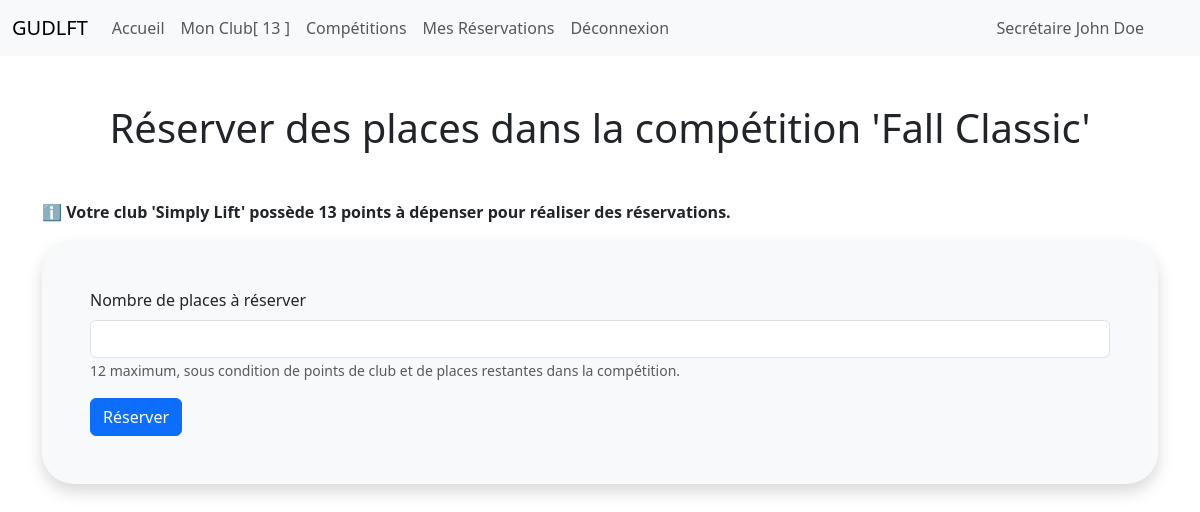
/reservations/2/create (signed in), run on the app's committed database.
### club_app/models/club.py (models this page shows, shortened)
class Club(db.Model, CrudMixin):
    id = db.Column(db.Integer, primary_key=True)
    secretary_id = db.Column(
        db.Integer, db.ForeignKey("user.id"), nullable=True, unique=True
    )
    name = db.Column(db.String(128), nullable=False, unique=True)
    points = db.Column(db.Integer, default=10, nullable=False)
    is_activated = db.Column(db.Boolean, default=True)
    created_time = db.Column(db.DateTime, default=datetime.utcnow)

### authentication_app/models/user.py (models this page shows, shortened)
class User(db.Model, CrudMixin, UserMixin):
    IMAGE_PATH = "img/profile_photo/"
    id = db.Column(db.Integer, primary_key=True)
    role = db.Column(db.Enum("admin", "secretary"), nullable=False)
    first_name = db.Column(db.String(128), nullable=False)
    last_name = db.Column(db.String(128), nullable=False)
    birthdate = db.Column(db.Date, nullable=False)
    email = db.Column(db.String(128), unique=True, nullable=False)
    password = db.Column(db.String(128), nullable=True)
    is_activated = db.Column(db.Boolean, default=True)
    image = db.Column(db.String(255), nullable=True)
    token = db.Column(db.String(100), nullable=True, unique=True)
    token_expiration_date = db.Column(db.DateTime, nullable=True)
    created_time = db.Column(db.DateTime, default=datetime.utcnow)
    @property
    def is_admin(self) -> bool:
        return self.role == "admin"

### competition_app/models/competition.py (models this page shows, shortened)
class Competition(db.Model, CrudMixin):
    id = db.Column(db.Integer, primary_key=True)
    name = db.Column(db.String(128), nullable=False, unique=True)
    start_date = db.Column(db.DateTime, nullable=False)
    capacity = db.Column(db.Integer, default=50, nullable=False)
    created_time = db.Column(db.DateTime, default=datetime.utcnow())

### competition_app/views/authenticated.py (the view, shortened to what this page needs)
class CreateReservation(MethodView):
    decorators = [login_required]
    def get(self, id):
        form = CreateReservationForm()
        club = Club.query.filter_by(secretary_id=current_user.id).first()
        competition = Competition.query.get(id)
        reservation = Reservation.query.filter_by(
            club_id=club.id, competition_id=competition.id
        ).first()
        if not club:
            """ if current_user has no club """
            return redirect(url_for("competition_app_authenticated.list_competitions"))
        if not competition:
            """ if the competition does not exists """
            flash("Aucune compétition trouvée !", "error")
            return redirect(url_for("competition_app_authenticated.list_competitions"))
        if reservation:
            flash(
                "Votre club ne peut réaliser qu'une réservation par compétition !",
                "error",
            )
            return redirect(url_for("competition_app_authenticated.list_competitions"))
        return render_template(
            "competition_form.html", form=form, club=club, competition=competition
        )

### competition_app/forms/authenticated.py
class CreateReservationForm(MixinNumberOfSpots):
    submit = SubmitField("Réserver")

### competition_app/templates/competition_form.html
{% extends "form.html" %}
{% block title %}
    {% include 'partials/competition_form_title.html' %}
{% endblock %}

### templates/partials/nav.html (shortened to what this page needs)
<nav class="navbar navbar-expand-lg bg-body-tertiary">
    <div class="container-fluid">
        <a class="navbar-brand" href="{{url_for('club_app_public.list_clubs')}}">GUDLFT</a>
      <div class="collapse navbar-collapse" id="navbarNavAltMarkup">
        <div class="navbar-nav">
          <a class="nav-link" aria-current="page" href="{{url_for('club_app_public.list_clubs')}}">
            Accueil
          </a>
          {%  if current_user.is_authenticated %}
            {% if not current_user.is_admin  %}
              {% if club %}
                <a class="nav-link" href="{{url_for('club_app_authenticated.my_club')}}">Mon Club[ {{club.points}} ]</a>
              {% else %}
                <a class="nav-link" href="{{url_for('club_app_authenticated.my_club')}}">Mon Club</a>
              {% endif %}
              <a class="nav-link" href="{{ url_for('competition_app_authenticated.list_competitions') }}">Compétitions</a>
              <a class="nav-link" href="{{ url_for('competition_app_authenticated.list_reservations')}}">Mes Réservations</a>
            {% endif %}
            <a class="nav-link" href="{{url_for('authentication_app_public.logout')}}">Déconnexion</a>
          {% else %}
            <a class="nav-link" href="{{url_for('authentication_app_public.login')}}">Connexion</a>
            <a class="nav-link" href="{{url_for('authentication_app_public.signup')}}">S'inscrire</a>
          {% endif %}
          {% if current_user.is_authenticated %}
            <a class="nav-link d-none d-xl-block d-lg-block position-absolute top-0 end-0 me-5 mt-2" href="{{ url_for('authentication_app_authenticated.my_profile') }}">
                {{ "Administrateur" if current_user.is_admin  else "Secrétaire" }} {{ current_user.first_name }} {{ current_user.last_name }}
            </a>
          {% else %}
            <a class="nav-link d-none d-xl-block d-lg-block position-absolute top-0 end-0 me-5 mt-2" href="{{ url_for('authentication_app_public.forgotten_password') }}">
              Mot de passe oublié
            </a>
          {% endif %}
        </div>
      </div>
    </div>
  </nav>

### competition_app/templates/partials/competition_form_title.html (shortened to what this page needs)
{% if competition %}
  <h1 class="my-5 text-center">Réserver des places dans la  compétition '{{competition.name}}'</h1>
  {% if club %}
    <p class="fw-bold">ℹ️ Votre club '{{club.name}}' possède {{club.points}} {{"points" if club.points>0 else "point"}} à dépenser pour réaliser des réservations.</p>
  {% endif %}
{% endif %}

### data on the page
Club: points "13", name "Simply Lift", points "points"
User: role "Secrétaire", first_name "John", last_name "Doe"
Competition: name "Fall Classic"
